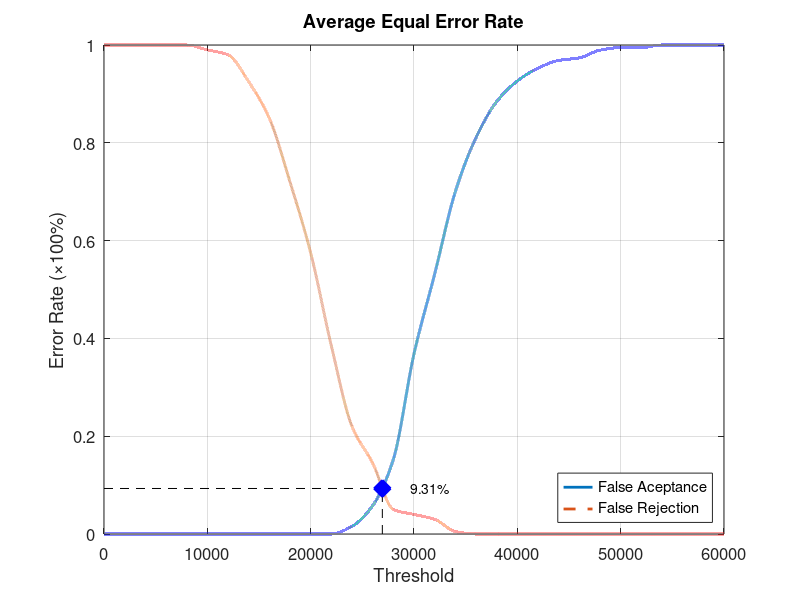
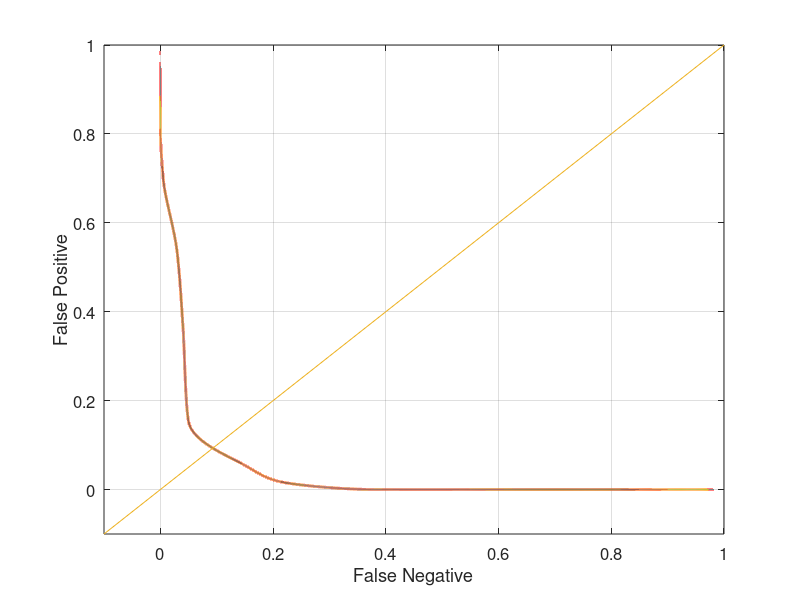

Recreate these plots in MATLAB, in order.
function yEER = Database3_2
close all;
clear;
clc;
x = 0:2000:60000;
xq = 0:0.5:60000;

y0 = [0 0 0 0 0 0 0 0 0 0 0 0 0.0157895 0.0578947 0.152632 0.368421 0.531579 0.7 0.810526 0.884211 0.926316 0.952632 0.968421 0.973684 0.989474 0.994737 0.994737 1 1 1 1];
yy0 = interp1(x, y0, xq, 'pchip');
y1 = [1 1 1 1 1 0.99 0.98 0.925 0.85 0.72 0.575 0.385 0.22 0.145 0.05 0.04 0.03 0.005 0 0 0 0 0 0 0 0 0 0 0 0 0];
yy1 = interp1(x, y1, xq, 'pchip');

% Calculating EER: 
y2 = abs(y0 - y1);
find(y2 == min(y2))
yy2 = abs(yy0 - yy1);
xEER = find(yy2 == min(yy2));
xEERIndex = xq(xEER) % X-axis EER
yEER = yy0(xEER) % Y-axis EER

main = figure
plot(xq, yy0,'-','LineWidth', 2);	hold on
plot(xq, yy1,'--','LineWidth', 2);	hold on
plot([xEERIndex xEERIndex], [0 yEER], 'k--');	hold on
plot([0 xEERIndex], [yEER yEER], 'k--');	hold on
plot(xEERIndex, yEER, 'bx', 'LineWidth', 10);	hold on
text(xEERIndex + 10 * xEERIndex / 100, yEER, [num2str(round((10000 * yEER)) / 100) '%'])
legend('False Aceptance', 'False Rejection', 'Location', 'SouthEast')
xlabel('Threshold')
ylabel('Error Rate (\times100%)')
title('Average Equal Error Rate')
set(gca, 'FontSize', 12)
axis([0 60000 0 1])
grid on

print(main, 'Database3_2Main', '-dpng');
FNRxFPR = figure('Color', [1 1 1]);
plot(yy1, yy0, '-', yy1, yy0, 'LineWidth', 2);
hold on
y = -0.1:0.1:1
plot(y, y); 
set(gca, 'FontSize', 12)
xlabel('False Negative')
ylabel('False Positive')
axis([-0.1 1 -0.1 1])
set(gca, 'FontSize', 12)
grid on

print(FNRxFPR, 'Database3_2FNRxFPR','-dpng');
end
